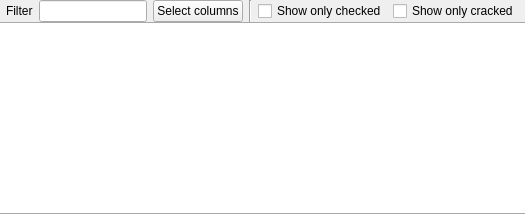
         <widget class="QWidget" name="passwordsPage">
          <layout class="QVBoxLayout" name="passwordsPageLayout">
           <property name="spacing">
            <number>0</number>
           </property>
           <property name="leftMargin">
            <number>0</number>
           </property>
           <property name="topMargin">
            <number>0</number>
           </property>
           <property name="rightMargin">
            <number>0</number>
           </property>
           <property name="bottomMargin">
            <number>0</number>
           </property>
           <item>
            <widget class="QWidget" name="widgetFilterOptions" native="true">
             <layout class="QHBoxLayout" name="horizontalLayout_5">
              <property name="leftMargin">
               <number>6</number>
              </property>
              <property name="topMargin">
               <number>0</number>
              </property>
              <property name="rightMargin">
               <number>6</number>
              </property>
              <property name="bottomMargin">
               <number>0</number>
              </property>
              <item>
               <widget class="QLabel" name="labelFilter">
                <property name="text">
                 <string>Filter</string>
                </property>
               </widget>
              </item>
              <item>
               <widget class="QLineEdit" name="lineEditFilter">
                <property name="text">
                 <string/>
                </property>
               </widget>
              </item>
              <item>
               <widget class="QPushButton" name="filterMenuPushButton">
                <property name="toolTip">
                 <string>Select columns to filter against</string>
                </property>
                <property name="text">
                 <string>Select columns</string>
                </property>
                <property name="checked">
                 <bool>false</bool>
                </property>
               </widget>
              </item>
              <item>
               <widget class="Line" name="line">
                <property name="orientation">
                 <enum>Qt::Vertical</enum>
                </property>
               </widget>
              </item>
              <item>
               <widget class="QCheckBox" name="checkBoxShowOnlyCheckedHashes">
                <property name="toolTip">
                 <string>Show only rows included in attack</string>
                </property>
                <property name="text">
                 <string>Show only checked</string>
                </property>
               </widget>
              </item>
              <item>
               <widget class="QCheckBox" name="checkBoxShowOnlyCrackedHashes">
                <property name="toolTip">
                 <string>Show only cracked rows</string>
                </property>
                <property name="text">
                 <string>Show only cracked</string>
                </property>
               </widget>
              </item>
             </layout>
            </widget>
           </item>
           <item>
            <widget class="QTableView" name="tableView_Hashes">
             <property name="contextMenuPolicy">
              <enum>Qt::CustomContextMenu</enum>
             </property>
             <property name="styleSheet">
              <string notr="true">QTableView {
border-top: 1px solid darkgrey;
border-bottom: 1px solid darkgrey;
}</string>
             </property>
             <property name="frameShape">
              <enum>QFrame::NoFrame</enum>
             </property>
             <property name="alternatingRowColors">
              <bool>false</bool>
             </property>
             <property name="verticalScrollMode">
              <enum>QAbstractItemView::ScrollPerPixel</enum>
             </property>
             <property name="horizontalScrollMode">
              <enum>QAbstractItemView::ScrollPerPixel</enum>
             </property>
             <attribute name="horizontalHeaderDefaultSectionSize">
              <number>130</number>
             </attribute>
             <attribute name="horizontalHeaderMinimumSectionSize">
              <number>50</number>
             </attribute>
             <attribute name="horizontalHeaderStretchLastSection">
              <bool>true</bool>
             </attribute>
            </widget>
           </item>
          </layout>
         </widget>
